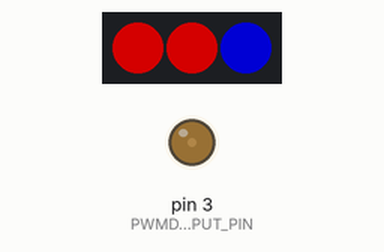
Bench run of a program on a simulated Arduino Nano, built with avr-gcc and run on an emulated ATmega328P. Shown: 3 RGB LEDs in strip order, left to right, output pins drawn as LEDs (lit = HIGH). Dim RGB values are drawn brighter than linear; colours are those a GRB WS2812 strip shows for the declared byte order.

Above: at 0.36 s.
Timing chart, 0 to 0.6 s (numbered marks = the images above):
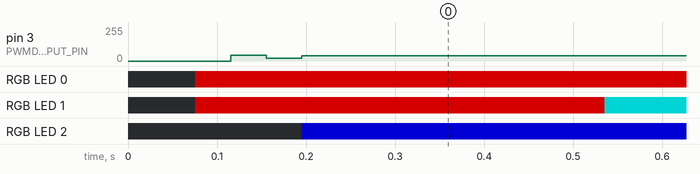

The program:

main.cpp
```cpp
/* MML Music Player */
/* Created by uboar */

//ヘッダファイル
#include <Arduino.h>
#include <avr/pgmspace.h>
#include <PWMDAC_Synth.h>
#include <FastLED.h>

#define NUM_LEDS 3
#define DATA_PIN 14

//処理用
#define NONE 0
#define END 10
#define OCTAVE 1
#define TONE 2
#define NUM 3

// PWMDACライブラリ初期設定
#define PWMDAC_OUTPUT_PIN 3
#define PWMDAC_POLYPHONY 3
PWMDAC_CREATE_WAVETABLE(squareWavetable, PWMDAC_SQUARE_WAVE); // 矩形波
PWMDAC_CREATE_WAVETABLE(sawWavetable, PWMDAC_SAWTOOTH_WAVE);  // 矩形波
PROGMEM const Instrument instrument[] = {
    {squareWavetable,
     {9, 60, 8, 3}},
    {sawWavetable,
     {9, 128, 8, 3}},
    {sawWavetable,
     {9, 60, 8, 3}}};
PWMDAC_CREATE_INSTANCE(instrument);

//ここにBPMを記述する
unsigned long bpm = 125;
//ここにMMLファイルを記述する(ch1)
PROGMEM const char data_ch1[] = "o3d32r32d16>d16r16<a16r8g+16r16g16r16f8d16f16g16c32r32c16>d16r16<a16r8g+16r16g16r16f8d16f16g16<b32r32b16o4d16r16<a16r8g+16r16g16r16f8d16f16g16<a+32r32a+16o4d16r16<a16r8g+16r16g16r16f8d16f16g16d32r32d16>d16r16<a16r8g+16r16g16r16f8d16f16g16c32r32c16>d16r16<a16r8g+16r16g16r16f8d16f16g16<b32r32b16o4d16r16<a16r8g+16r16g16r16f8d16f16g16<a+32r32a+16o4d16r16<a16r8g+16r16g16r16f8d16f16g16d32r32d16>d16r16<a16r8g+16r16g16r16f8d16f16g16c32r32c16>d16r16<a16r8g+16r16g16r16f8d16f16g16<b32r32b16o4d16r16<a16r8g+16r16g16r16f8d16f16g16<a+32r32a+16o4d16r16<a16r8g+16r16g16r16f8d16>a32>c32d32e32f16^32r32f32r32f16r16f16r16f16r16d16r16d8^16r8f16^32r32f32r32f16r16g16r16g+8g32g+32f16d16f16g16r8f16^32r32f32r32f16r16g16r16g+16r16a16r16>c16r16<a8r16>d16r16d16r16d16<a16>d16c2^16<f16^32r32f32r32f16r16f16r16f16r16d16r16d8^16r8a16^32r32a32r32a16r16a16r16g16r16a16r16>d8<a16g8>d8<a8g8f8>c8<g8f8e8<a+8>c16d16e16f16r16>c2^32r2^32<f16d16f16g16g+16g16f16d16g32f32d16f8g4^8^16r8g+8a16>c16r16<a16g+16g16f16d16e16f8g8a8>c8c+8<g+16r16g+16g16f16g2r16<f8g8a8>f8e4d4e4f4g4e4a2a16g+16g16f+16f16e16d+16d16c+2d+2r2f16d16f16g16g+16g16f16d16g32f32d16f8g4^8^16r8g+8a16>c16r16<a16g+16g16f16d16e16f8g8a8>c8c+8<g+16r16g+16g16f16g2r16<f8g8a8>f8e4d4e4f4g4e4a2a16g+16g16f+16f16e16d+16d16c+2d+2r1^1^1^1>d8<a16r16f16r16d16r8g+16g16f16g16f16d16f16r16g+16g16f16g16g+16d16f16g16f16d16>d8<a16g+32g32f16d4d4d4d4r1^1^1^1<d16r16>d32r32<g32r32>g16r16f16r16d32r32c32r16^32<a8g32r32a32r32>c32r32d8c32r16^32d16^32r32<d32r32e32r32f32r32>d16c32r32<a16^32r32g32r32f32r32d8^32r32c32r32d32r32f32r32d32r32f32r32g32r32f32r32g32r32a32r32g32r32a32r32>c32r32<a32r32>c+32r32d8f16r16e16r8c16r16e16r16d8<g16a16>c16r8f16r16e16r8c16r16e16r16d8<g16a16>c16<f4r8e16f16g4r8f16g16g+32a16^32>c16<g16r16f16r16g16r16f16r16>c16r16<a+16r16a4r16>d16r16<a16r16f+32g16^32f16r16g8f16g16g+32a8^16^32r8^16d16r16d16r16d16r16>d16<d32r32d32r32>c16<a16g16>e16c16<a16g16>c16g16e16<a16>e16c16<a16g16>c16d16<a16f16>e16c16<a16g16>e16f16e16c16<a16g16f16g16>c16d16<d16a16g16d16a16>c16d16<d16a16g16>c16<g8>c8<d8^16>d16r16<d16r16d4^16r1^1^1^1^4^8d16r16<a16r8g+16r16g16r16f8d16f16g16r8>d16r16<a16r8g+16r16g16r16f8d16f16g16r8>d16r16<a16r8g+16r16g16r16f8d16f16g16r8>d16r16<a16r8g+16r16g16r16f8d16f16g16";
//ここにMMLファイルを記述する(ch2)
PROGMEM const char data_ch2[] = "r1^1^1^1o3d16^32r32d16^32r32d32r32d16^32r32d16^32r32d16^32r32d32r32d32r32d32r32>d16^32r32<c16^32r32c16^32r32c32r32c16^32r32c16^32r32c16^32r32c32r32c32r32c32r32>c16^32r32o2b16^32r32b16^32r32b32r32b16^32r32b16^32r32b16^32r32b32r32b32r32b32r32>b16^32r32<a+16^32r32a+16^32r32a+32r32a+16^32r32>c16^32r32c16^32r32c32r32c32r32c32r32>c16^32r32<d16^32r32d16^32r32d32r32d16^32r32d16^32r32d16^32r32d32r32d32r32d32r32>d16^32r32<c16^32r32c16^32r32c32r32c16^32r32c16^32r32c16^32r32c32r32c32r32c32r32>c16^32r32o2b16^32r32b16^32r32b32r32b16^32r32b16^32r32b16^32r32b32r32b32r32b32r32>b16^32r32<a+16^32r32a+16^32r32a+32r32a+16^32r32>c16^32r32c16^32r32c32r32c32r32c32r32>c16^32r32<d16^32r32d16^32r32d32r32d16^32r32d16^32r32d16^32r32d32r32d32r32d32r32>d16^32r32<c16^32r32c16^32r32c32r32c16^32r32c16^32r32c16^32r32c32r32c32r32c32r32>c16^32r32o2b16^32r32b16^32r32b32r32b16^32r32b16^32r32b16^32r32b32r32b32r32b32r32>b16^32r32<a+16^32r32a+16^32r32a+32r32a+16^32r32>c16^32r32c16^32r32c32r32c32r32c32r32>c16^32r32<d16^32r32d16^32r32d32r32d16^32r32d16^32r32d16^32r32d32r32d32r32d32r32>d16^32r32<c16^32r32c16^32r32c32r32c16^32r32c16^32r32c16^32r32c32r32c32r32c32r32>c16^32r32o2b16^32r32b16^32r32b32r32b16^32r32b16^32r32b16^32r32b32r32b32r32b32r32>b16^32r32<a+16^32r32a+16^32r32a+32r32a+16^32r32>c16^32r32c16^32r32c32r32c32r32c32r32>c16^32r32o2a+16^32r32a+16^32r32a+32r32a+16^32r32a+16^32r32a+16^32r32a+32r32a+32r32a+32r32>a+16^32r32c16^32r32c16^32r32c32r32c16^32r32c16^32r32c16^32r32c32r32c32r32c32r32>c16^32r32<d16^32r32d16^32r32d32r32d16^32r32c+16^32r32c+16^32r32c+32r32c+32r32c+32r32>c+16^32r32<c16^32r32c16^32r32c32r32c16^32r32<b16^32r32b16^32r32b32r32b32r32b32r32>b16^32r32<a+16^32r32a+16^32r32a+32r32a+16^32r32a+16^32r32a+16^32r32a+32r32a+32r32a+32r32>a+16^32r32c16^32r32c16^32r32c32r32c16^32r32c16^32r32c16^32r32c32r32c32r32c32r32>c16^32r32<d16^32r32d16^32r32d32r32d16^32r32d16^32r32d16^32r32d32r32d32r32d32r32>d16^32r32<c+16^32r32c+16^32r32c+32r32c+16^32r32d+16^32r32d+16^32r32d+32r32d+32r32d+32r32>d+16^32r32o2a+16^32r32a+16^32r32a+32r32a+16^32r32a+16^32r32a+16^32r32a+32r32a+32r32a+32r32>a+16^32r32c16^32r32c16^32r32c32r32c16^32r32c16^32r32c16^32r32c32r32c32r32c32r32>c16^32r32<d16^32r32d16^32r32d32r32d16^32r32c+16^32r32c+16^32r32c+32r32c+32r32c+32r32>c+16^32r32<c16^32r32c16^32r32c32r32c16^32r32<b16^32r32b16^32r32b32r32b32r32b32r32>b16^32r32<a+16^32r32a+16^32r32a+32r32a+16^32r32a+16^32r32a+16^32r32a+32r32a+32r32a+32r32>a+16^32r32c16^32r32c16^32r32c32r32c16^32r32c16^32r32c16^32r32c32r32c32r32c32r32>c16^32r32<d16^32r32d16^32r32d32r32d16^32r32d16^32r32d16^32r32d32r32d32r32d32r32>d16^32r32<c+16^32r32c+16^32r32c+32r32c+16^32r32d+16^32r32d+16^32r32d+32r32d+32r16^32>d+16^32r32o2a+16^32r32a+16^32r32a+32r32a+16^32r32a+16^32r32a+16^32r32a+32r32a+32r32a+32r32>a+16^32r32c16^32r32c16^32r32c32r32c16^32r32c16^32r32c16^32r32c32r32c32r32c32r32>c16^32r32o2b16^32r32b16^32r32b32r32b16^32r32b16^32r32b16^32r32b32r32b32r32b32r32>b16^32r32<b16^32r32b16^32r32b32r32b16^32r32b16^32r32b16^32r32b32r32b32r32b32r32>b16^32r32<a+16^32r32a+16^32r32a+32r32a+16^32r32a+16^32r32a+16^32r32a+32r32a+32r32a+32r32>a+16^32r32c16^32r32c16^32r32c32r32c16^32r32c16^32r32c16^32r32c32r32c32r32c32r32>c16^32r32<d16^32r32d16^32r32d32r32d16^32r32d16^32r32d16^32r32d32r32d32r32d32r32>d16^32r32<d16^32r32d16^32r32d32r32d16^32r32d16^32r32d16^32r32d32r32d32r32d32r32>d16^32r32o2a+16^32r32a+16^32r32a+32r32a+16^32r32a+16^32r32a+16^32r32a+32r32a+32r32a+32r32>a+16^32r32c16^32r32c16^32r32c32r32c16^32r32c16^32r32c16^32r32c32r32c32r32c32r32>c16^32r32o2b16^32r32b16^32r32b32r32b16^32r32b16^32r32b16^32r32b32r32b32r32b32r32>b16^32r32<b16^32r32b16^32r32b32r32b16^32r32b16^32r32b16^32r32b32r32b32r32b32r32>b16^32r32<a+16^32r32a+16^32r32a+32r32a+16^32r32a+16^32r32a+16^32r32a+32r32a+32r32a+32r32>a+16^32r32c16^32r32c16^32r32c32r32c16^32r32c16^32r32c16^32r32c32r32c32r32c32r32>c16^32r32<d16^32r32d16^32r32d32r32d16^32r32d16^32r32d16^32r32d32r32d32r32d32r32>d16^32r32<d16^32r32d16^32r32d32r32d16^32r32d16^32r32d16^32r32d32r32d32r32d32r32>d16^32r32o2a+16^32r32a+16^32r32a+32r32a+16^32r32a+16^32r32a+16^32r32a+32r32a+32r32a+32r32>a+16^32r32c16^32r32c16^32r32c32r32c16^32r32c16^32r32c16^32r32c32r32c32r32c32r32>c16^32r32<d16^32r32d16^32r32d32r32d16^32r32c+16^32r32c+16^32r32c+32r32c+32r32c+32r32>c+16^32r32<c16^32r32c16^32r32c32r32c16^32r32<b16^32r32b16^32r32b32r32b32r32b32r32>b16^32r32<a+16^32r32a+16^32r32a+32r32a+16^32r32a+16^32r32a+16^32r32a+32r32a+32r32a+32r32>a+16^32r32c16^32r32c16^32r32c32r32c16^32r32c16^32r32c16^32r32c32r32c32r32c32r32>c16^32r32<d16^32r32d16^32r32d32r32d16^32r32d16^32r32d16^32r32d32r32d32r32d32r32>d16^32r32<d16^32r32d16^32r32d32r32d16^32r32d16^32r32d16^32r32d32r32d32r32d32r32>d16^32r32o2a+16^32r32a+16^32r32a+32r32a+16^32r32a+16^32r32a+16^32r32a+32r32a+32r32a+32r32>a+16^32r32c16^32r32c16^32r32c32r32c16^32r32c16^32r32c16^32r32c32r32c32r32c32r32>c16^32r32o2b16^32r32b16^32r32b32r32b16^32r32b16^32r32b16^32r32b32r32b32r32b32r32>b16^32r32<b16^32r32b16^32r32b32r32b16^32r32b16^32r32b16^32r32b32r32b32r32b32r32>b16^32r32<a+16^32r32a+16^32r32a+32r32a+16^32r32a+16^32r32a+16^32r32a+32r32a+32r32a+32r32>a+16^32r32c16^32r32c16^32r32c32r32c16^32r32c16^32r32c16^32r32c32r32c32r32c32r32>c16^32r32<d16^32r32d16^32r32d32r32d16^32r32d16^32r32d16^32r32d32r32d32r32d32r32>d16^32r32<d16^32r32d16^32r32d32r32d16^32r32d16^32r32d16^32r32d32r32d32r32d32r32>d8";
//ここにMMLファイルを記述する(ch3)
PROGMEM const char data_ch3[] = "o4d32r32d16>d16r16<a16r8g+16r16g16r16f8d16f16g16c32r32c16>d16r16<a16r8g+16r16g16r16f8d16f16g16<b32r32b16o5d16r16<a16r8g+16r16g16r16f8d16f16g16<a+32r32a+16o5d16r16<a16r8g+16r16g16r16f8d16f16g16d32r32d16>d16r16<a16r8g+16r16g16r16f8d16f16g16c32r32c16>d16r16<a16r8g+16r16g16r16f8d16f16g16<b32r32b16o5d16r16<a16r8g+16r16g16r16f8d16f16g16<a+32r32a+16o5d16r16<a16r8g+16r16g16r16f8d16f16g16d32r32d16>d16r16<a16r8g+16r16g16r16f8d16f16g16c32r32c16>d16r16<a16r8g+16r16g16r16f8d16f16g16<b32r32b16o5d16r16<a16r8g+16r16g16r16f8d16f16g16<a+32r32a+16o5d16r16<a16r8g+16r16g16r16f8d16f16g16r1^1^1^4^8^16o6g2^16<a16^32r32a32r32a16r16a16r16a16r16f16r16f8^16r8f16^32r32f32r32f16r16f16r16e16r16f16r16g8f16e8g32r32f32r32d32r32e32r32f32r32d32r32c32r32d32r32f32r32d32r32<a32r32>d32r32f32r32<a32r32>c32r32<a32r32f16^32r32g32r32a16r16>c16r16e2^32r1^1^1^1^32o3d8e8f8>d8c4<a+4>c4d4e4<a4>f1^2g2r2f16d16f16g16g+16g16f16d16g32f32d16f8g4^8^16r8g+8a16>c16r16<a16g+16g16f16d16e16f8g8a8>c8c+8<g+16r16g+16g16f16g2r16<d8e8f8>d8c4<a+4>c4d4e4<a4>f1^2g2<a+4a+4a+4>f4e4e4d4d4f4f4f4f4f4f4f4f4<a+4a+4a+4>f4e4e4d4d4d4d4d4d4r1^8d16r16<a16r8g+16r16g16r16f8d16f16g16r8>d16r16<a16r8g+16r16g16r16f8d16f16g16r8>d16r16<a16r8g+16r16g16r16f8d16f16g16r8>d16r16<a16r8g+16r16g16r16f8d16f16g16r8>d16r16<a16r8g+16r16g16r16f8d16f16g16r8>d16r16<a16r8g+16r16g16r16f8d16f16g16r8>d16r16<a16r8g+16r16g16r16f8d16f16g16r8>d16r16<a16r8g+16r16g16r16f8d16f16g16r1^1^1^1^1^1^1^1^1^1^1^1a+32r32a+16o5d16r16<a16r8g+16r16g16r16f8d16f16g16c32r32c16>d16r16<a16r8g+16r16g16r16f8d16f16g16d32r32d16>d16r16<a16r8g+16r16g16r16f8d16f16g16d32r32d16>d16r16<a16r8g+16r16g16r16f8d16f16g16";

//グローバル変数
unsigned int bpm_delay = 0; //ディレイ秒数(ms)
unsigned long time_m = 0;   // millis取得用

CRGB leds[NUM_LEDS];

//関数
void playing(void);
void noteOn(uint8_t ch, uint8_t note, uint8_t vel);
unsigned long kaiseki(char *data, unsigned char ch);

//初期設定
void setup()
{
  FastLED.addLeds<SK6812, DATA_PIN, RGB>(leds, NUM_LEDS);
  // PWMDAC初期化
  PWMDACSynth::setup();
  PWMDACSynth::getChannel(2)->programChange(instrument + 1);
  PWMDACSynth::getChannel(3)->programChange(instrument + 2);

  bpm_delay = 7500 / bpm; // 32分音符分のディレイ時間を設定
  time_m = millis();      //起動時間取得
}

//無限ループ
void loop()
{
  //ローカル変数
  unsigned char i = 0;                 //ループ用
  static unsigned long time_m_new = 0; //起動時間比較用

  time_m_new = millis(); //起動時間取得

  // 32分音符毎に再生処理を実行
  if ((time_m_new - time_m) >= bpm_delay)
  {
    time_m = time_m_new;
    playing();
    FastLED.show();
  }
  PWMDACSynth::update();
}

// ch毎の処理更新
void playing(void)
{
  //ローカル変数・配列
  static unsigned long count = 0;                 // 32分毎にカウントアップ
  static unsigned long count_next[3] = {0, 0, 0}; // ch毎の次回処理更新時間
  static bool end_flg[3] = {0, 0, 0};             //再生終了フラグ

  // ch毎に次回処理更新時間の算出＆再生処理
  if ((end_flg[0] != 1) && (count_next[0] <= count))
  {
    count_next[0] += kaiseki(data_ch1, 0);
  }
  if ((end_flg[1] != 1) && (count_next[1] <= count))
  {
    count_next[1] += kaiseki(data_ch2, 1);
  }
  if ((end_flg[2] != 1) && (count_next[2] <= count))
  {
    count_next[2] += kaiseki(data_ch3, 2);
  }
  count++;
}

// MML解析・再生処理
unsigned long kaiseki(char *data, unsigned char ch)
{
  //ローカル変数・配列
  static unsigned char note_number[3] = {0, 0, 0};
  static unsigned char octave[3] = {0, 0, 0};
  static unsigned long pointer[3] = {0, 0, 0};

  unsigned char play_flg = NONE; //解析終了フラグ
  unsigned long next_time = 0;   //次回処理時間

  //ノートオフ
  noteOn(ch + 1, note_number[ch], 0);

  // MML解析
  while (play_flg != END)
  {
    switch (pgm_read_byte_near(data + pointer[ch]))
    {
    case 't': //テンポ
      pointer[ch]++;
      bpm = (pgm_read_byte_near(data + pointer[ch]) - '0') * 100;
      pointer[ch]++;
      bpm += (pgm_read_byte_near(data + pointer[ch]) - '0') * 10;
      pointer[ch]++;
      bpm += pgm_read_byte_near(data + pointer[ch]) - '0';
      pointer[ch]++;
      bpm_delay = 7500 / bpm;
      break;
    case 'o': //オクターブ設定
      pointer[ch]++;
      octave[ch] = pgm_read_byte_near(data + pointer[ch]) - '0' + 1;
      pointer[ch]++;
      break;
    case '<': // 1オクターブ下げる
      octave[ch]--;
      pointer[ch]++;
      break;
    case '>': // 1オクターブ上げる
      octave[ch]++;
      pointer[ch]++;
      break;
    case 'c': //ド
      note_number[ch] = (octave[ch] * 12);
      pointer[ch]++;
      if (pgm_read_byte_near(data + pointer[ch]) == '+')
      {
        note_number[ch]++;
        pointer[ch]++;
      }

      noteOn(ch + 1, note_number[ch], 128);
      break;
    case 'd': //レ
      note_number[ch] = (octave[ch] * 12) + 2;
      pointer[ch]++;
      if (pgm_read_byte_near(data + pointer[ch]) == '+')
      {
        note_number[ch]++;
        pointer[ch]++;
      }
      noteOn(ch + 1, note_number[ch], 128);
      break;
    case 'e': //ミ
      note_number[ch] = (octave[ch] * 12) + 4;
      pointer[ch]++;
      noteOn(ch + 1, note_number[ch], 128);
      break;
    case 'f': //ファ
      note_number[ch] = (octave[ch] * 12) + 5;
      pointer[ch]++;
      if (pgm_read_byte_near(data + pointer[ch]) == '+')
      {
        note_number[ch]++;
        pointer[ch]++;
      }
      noteOn(ch + 1, note_number[ch], 128);
      break;
    case 'g': //ソ
      note_number[ch] = (octave[ch] * 12) + 7;
      pointer[ch]++;
      if (pgm_read_byte_near(data + pointer[ch]) == '+')
      {
        note_number[ch]++;
        pointer[ch]++;
      }
      noteOn(ch + 1, note_number[ch], 128);
      break;
    case 'a': //ラ
      note_number[ch] = (octave[ch] * 12) + 9;
      pointer[ch]++;
      if (pgm_read_byte_near(data + pointer[ch]) == '+')
      {
        note_number[ch]++;
        pointer[ch]++;
      }
      noteOn(ch + 1, note_number[ch], 128);
      break;
    case 'b': //シ
      note_number[ch] = (octave[ch] * 12) + 11;
      pointer[ch]++;
      noteOn(ch + 1, note_number[ch], 128);
      break;
    case '1': // 16分音符
      pointer[ch]++;
      if (pgm_read_byte_near(data + pointer[ch]) == '6')
      {
        next_time += 2;
        pointer[ch]++;
      }
      else
      {
        next_time += 32;
      }
      //タイ
      if (pgm_read_byte_near(data + pointer[ch]) == '^')
      {
        pointer[ch]++;
      }
      else
      {
        play_flg = END;
      }
      break;
    case '2': // 2分音符
      pointer[ch]++;
      next_time += 16;
      //タイ
      if (pgm_read_byte_near(data + pointer[ch]) == '^')
      {
        pointer[ch]++;
      }
      else
      {
        play_flg = END;
      }
      break;
    case '3': // 32分音符
      pointer[ch] += 2;
      next_time += 1;
      //タイ
      if (pgm_read_byte_near(data + pointer[ch]) == '^')
      {
        pointer[ch]++;
      }
      else
      {
        play_flg = END;
      }
      break;
    case '4': // 4分音符
      pointer[ch]++;
      next_time += 8;
      //タイ
      if (pgm_read_byte_near(data + pointer[ch]) == '^')
      {
        pointer[ch]++;
      }
      else
      {
        play_flg = END;
      }
      break;
    case '8': // 8分音符
      pointer[ch]++;
      next_time += 4;
      //タイ
      if (pgm_read_byte_near(data + pointer[ch]) == '^')
      {
        pointer[ch]++;
      }
      else
      {
        play_flg = END;
      }
      break;
    case '\0': //終了 最初に戻る
      pointer[ch] = 0;
      note_number[ch] = 0;
      next_time = 0;
      play_flg = END;
      break;

    default: //その他(無視)
      pointer[ch]++;
      break;
    }
  }

  return next_time;
}

void noteOn(uint8_t ch, uint8_t note, uint8_t vel)
{
  static uint8_t cnt = 0;

  leds[cnt / 3].raw[cnt % 3] = vel;
  cnt++;
  if (cnt >= 9)
  {
    cnt = 0;
  }
  if (vel == 0)
  {
    PWMDACSynth::noteOff(ch, note, vel);
  }
  else
  {
    PWMDACSynth::noteOn(ch, note, 1);
  }
}
```

Source omitted: PWMDAC_Synth.h (17867 bytes)

Measured:
- by itself, pin 3 (PWMDAC_OUTPUT_PIN): 0/255 → 38/255 at 0.12 s
- by itself, RGB LED 0: off → RGB(128, 0, 0) at 0.08 s
- by itself, RGB LED 1: off → RGB(128, 0, 0) at 0.08 s, → RGB(0, 128, 128) 0.46 s later
- by itself, RGB LED 2: off → RGB(0, 0, 128) at 0.20 s
